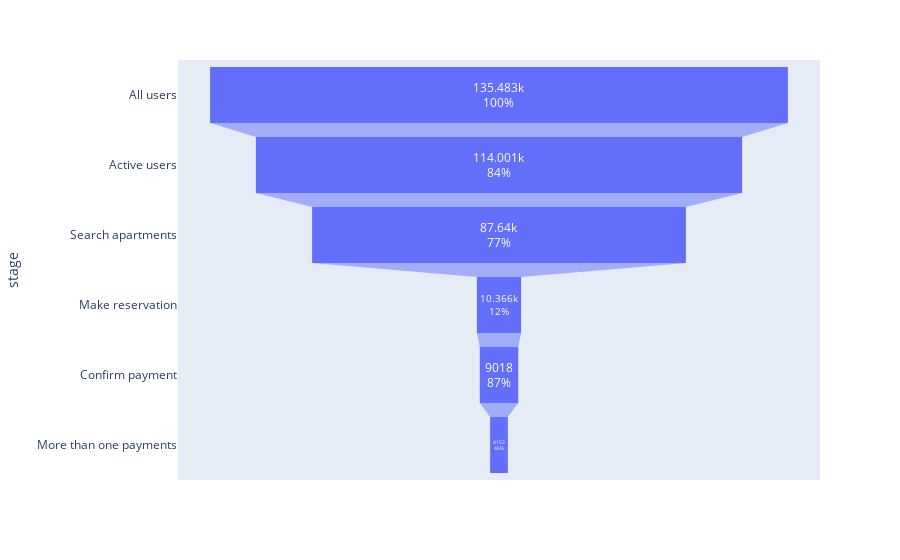

Notebook code for this chart:
### Code cell
data = dict(number=[s1, s2, s3, s4, s5, s6],
    stage=["All users", "Active users", "Search apartments", "Make reservation", "Confirm payment", "More than one payments"])
fig = px.funnel(data, x='number', y='stage')
fig.update_traces(textinfo="value+percent previous",textposition="inside")
fig.update_xaxes(tickformat="d")
fig.show()

print('Conclusion: \n 1. The conversion rates for most processes are normal, generally above 70%. The conversion rate from the search stage to the reservation stage is extremely low. Possible reasons include an unreasonable search algorithm or insufficient resources. \n 2. The rate of users making a second reservation is relatively low, at only 46%. The customer department needs to conduct thorough customer surveys in order to understand why customers are unwilling to place orders after using Airbnb once.')

### Figure 1 — Plotly figure (JSON) as saved in the notebook; plotly's stock layout.template omitted (floating-point values rounded to 4 significant figures)
{"data": [{"hovertemplate": "number=%{x}<br>stage=%{y}<extra></extra>", "legendgroup": "", "marker": {"color": "#636efa"}, "name": "", "orientation": "h", "showlegend": false, "x": [135483, 114001, 87640, 10366, 9018, 4153], "xaxis": "x", "y": ["All users", "Active users", "Search apartments", "Make reservation", "Confirm payment", "More than one payments"], "yaxis": "y", "type": "funnel", "textinfo": "value+percent previous", "textposition": "inside"}], "layout": {"xaxis": {"anchor": "y", "domain": [0.0, 1.0], "title": {"text": "number"}, "tickformat": "d"}, "yaxis": {"anchor": "x", "domain": [0.0, 1.0], "title": {"text": "stage"}}, "legend": {"tracegroupgap": 0}, "margin": {"t": 60}}}
